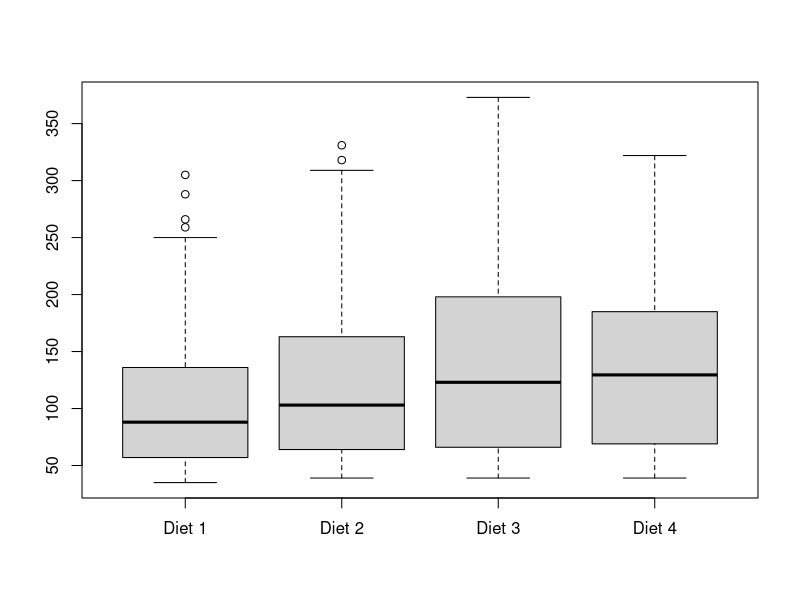

R code for this plot:
#View(ChickWeight)

#for (n in 1:nrow(ChickWeight)){
#    if(ChickWeight$weight[n]>maxweight){
#            maxweight <- ChickWeight$weight[n]
#    }
#    if (ChickWeight$Time[n]==21){
#        print(maxweight)
#        maxweight <- 0
#    }
#}
getIndexes <- function(data, diet){
    startofdata <- -1
    for (index in 1:nrow(data)){
        if (diet == data$Diet[index] && startofdata==-1){
            startofdata <- index
        }
        if(diet != data$Diet[index] && startofdata!= -1){
            return (c(startofdata, index))
        }
    }
    return(c(startofdata, index))
}
# BTW i'm so sorry, i couldnt get the boxplot to display a vector of vectors through append(vectorofvectors, ChickWeight$weight[start:end]) 
#where diet in getIndexes are iterated 1:4
splice <- getIndexes(ChickWeight, 1)
start <- splice[1]
end <- splice[2]
A<-ChickWeight$weight[start:end]
splice <- getIndexes(ChickWeight, 2)
start <- splice[1]
end <- splice[2]
B<-ChickWeight$weight[start:end]
splice <- getIndexes(ChickWeight, 3)
start <- splice[1]
end <- splice[2]
C<-ChickWeight$weight[start:end]
splice <- getIndexes(ChickWeight, 4)
start <- splice[1]
end <- splice[2]
D<-ChickWeight$weight[start:end]
boxplot(A,B,C,D, names = c("Diet 1", "Diet 2", "Diet 3", "Diet 4"))

#print(tapply(ChickWeight$weight, ChickWeight$Diet, mean))